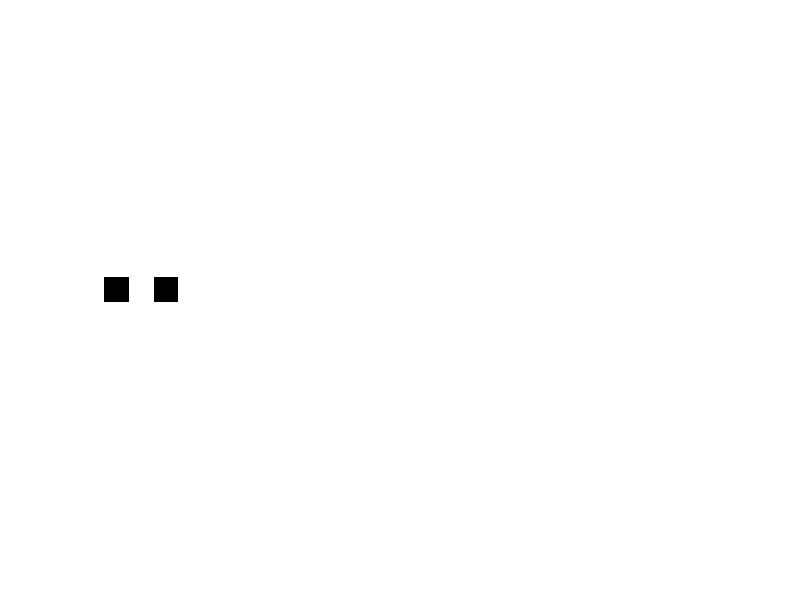

Here is the MATLAB script that generated this plot:
%
%0= Black
%1= White
clc, clear, close all
height=40;
width=1000

I = ones(height, width);
% Horizonatal. strip
I(:, 1:40) = 0;
I(:, 81:120) = 0;

imshow(I);
    